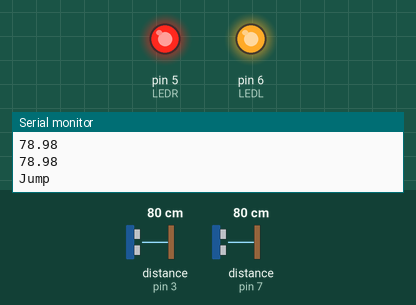
Simulated run of this sketch. Board: Arduino Leonardo, built with avr-gcc and run on an emulated ATmega32U4. On the bench: output pins drawn as LEDs (lit = HIGH), the last lines printed to the serial monitor. Wiring (inferred from the names in the program): 2 × ultrasonic range finder: trigger pin 4, echo pin 3 / trigger pin 8, echo pin 7. The inputs (shaded band) are chosen by the test bench; at power-on: distance to the obstacle (sensors on pin 3, pin 7) 80 cm. The echo pulse lasts 58.3 µs per cm; pins used as bus, display or sensor lines are not drawn.

Above: at 2.8 s.
2.9 s: distance to the obstacle (sensor on pin 3) set to 74 cm
At 3.3 s:
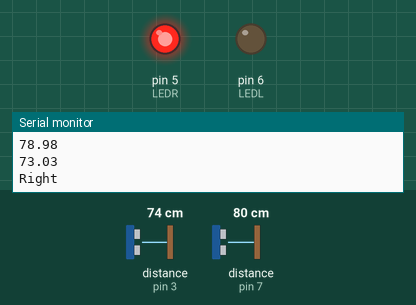
4.5 s: distance to the obstacle (sensor on pin 7) set to 120 cm
At 5.7 s:
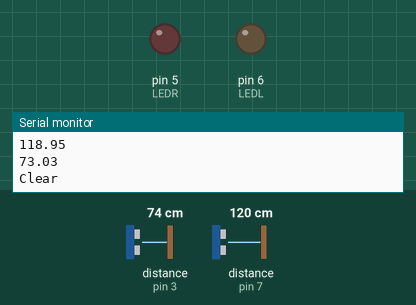
7.5 s: distance to the obstacle (sensor on pin 7) set to 97 cm
At 9.2 s:
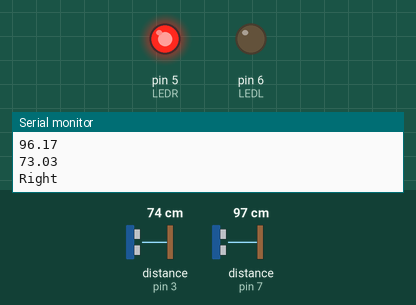
9.5 s: distance to the obstacle (sensor on pin 7) set to 250 cm
At 11.0 s:
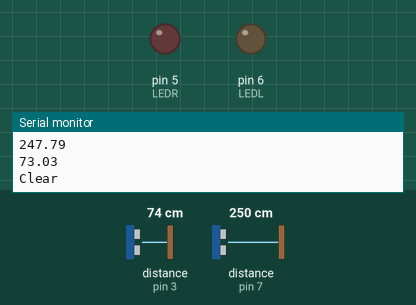
Timing chart, 0 to 12.5 s (numbered marks = the images above; inputs shaded):
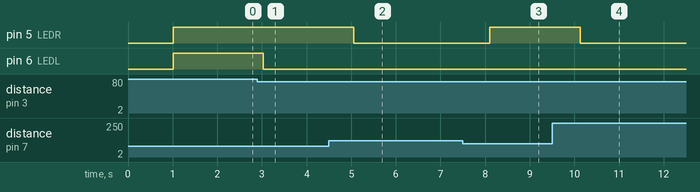

The sketch:

skateboard_assistant.ino
```cpp
#include <Mouse.h>
#include <math.h>
const int trigpinR = 8; //Trig for Right Sensor
const int echopinR = 7; //Echo for Right Sensor
const int trigpinL = 4; //Trig for Left Sensor
const int echopinL = 3; //Echo for Left Sensor
const int LEDR = 5; //the LED output indicating swerve right
const int LEDL = 6; //the LED output for indicating swerve left
long durationR; //time for right sensor to receive wave
long durationL; //time for left sensor to receive wave
float distanceR;
float distanceL;
float diff;

void setup()
{
  pinMode(trigpinR,OUTPUT);
  pinMode(echopinR,INPUT);
  pinMode(trigpinL,OUTPUT);
  pinMode(echopinL,INPUT);
  pinMode(LEDR, OUTPUT);
  pinMode(LEDL, OUTPUT);
  Serial.begin(9600);

}
void loop()
{
  delay(1000);


  //Calculating distance from right ultrasonic sensor
  digitalWrite(trigpinR, LOW);
  delayMicroseconds(2);
  digitalWrite(trigpinR, HIGH);
  delayMicroseconds(10);
  digitalWrite(trigpinR, LOW);
  durationR = pulseIn(echopinR, HIGH);
  distanceR = durationR * 0.017;
  Serial.println(distanceR);


  //Calculating distance from left ultrasonic sensor
  digitalWrite(trigpinL, LOW);
  delayMicroseconds(2);
  digitalWrite(trigpinL, HIGH);
  delayMicroseconds(10);
  digitalWrite(trigpinL, LOW);
  durationL = pulseIn(echopinL, HIGH);
  distanceL = durationL * 0.017;
  Serial.println(distanceL);
//if distanceL >2 and <30 and distanceR > 2 andQA < 30


  diff = distanceR - distanceL;
  if(distanceL > 0 && distanceL < 100 && distanceR > 0 && distanceR < 100)
  {
    if(distanceR > distanceL)
    {
      digitalWrite(LEDR, HIGH);
      digitalWrite(LEDL, LOW);
      Serial.println("Right");

    }

    else if(distanceL < distanceR)
    {
      digitalWrite(LEDL, HIGH);
      digitalWrite(LEDR, LOW);
      Serial.println("Left");
    }

    else if(abs(diff)<=0.1)
    {
      digitalWrite(LEDR, HIGH);
      digitalWrite(LEDL, HIGH);
      Serial.println("Jump");
    }
  }
  else
  {
    digitalWrite(LEDR, LOW);
    digitalWrite(LEDL, LOW);
    Serial.println("Clear");
  }


}


  /*
  digitalWrite(trigpinR, LOW);
  digitalWrite(trigpinL, LOW);
  delayMicroseconds(2);
  digitalWrite(trigpinR,HIGH);
  digitalWrite(trigpinL,HIGH);
  delayMicroseconds(10);
  digitalWrite(trigpinR,LOW);
  digitalWrite (trigpinL,LOW);
  durationR = pulseIn(echopinR, HIGH);
  distanceR = durationR * 0.017;
  Serial.println(distanceR);
  durationL = pulseIn(echopinL, HIGH);
  distanceL = durationL * 0.017;
  Serial.println(distanceL);
  */
```

Measured:
- the behaviour switches between 80 and 79 cm on distance to the obstacle (sensor on pin 3) (found by bisection; images 0 and 1)
- after the input at 2.9 s, pin 6 (LEDL): HIGH → LOW after 0.13 s
- after the input at 4.5 s, pin 5 (LEDR): HIGH → LOW after 0.56 s
- after the input at 7.5 s, pin 5 (LEDR): LOW → HIGH after 0.60 s
- after the input at 9.5 s, pin 5 (LEDR): HIGH → LOW after 0.63 s
